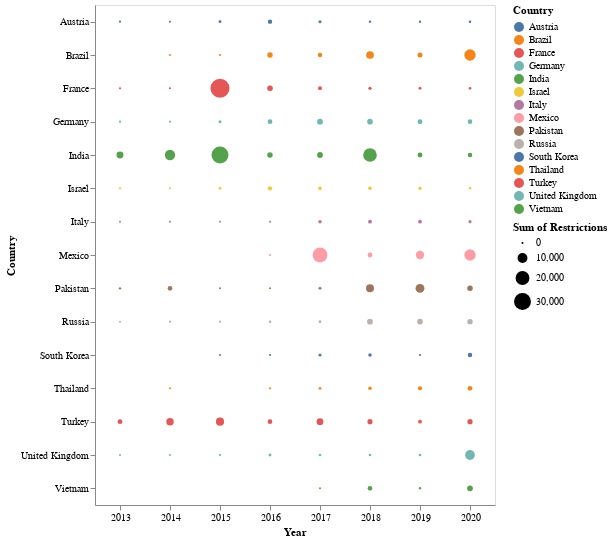

Notebook cell for this chart:
### Code cell
# If you are working in a notebook environment,
# the chart is only displayed if the last line of the cell evaluates to a chart object


chart= alt.Chart(top15, width=400, height=500).mark_circle().encode(
    x='Year',
    y='Country',
    size='sum(Restrictions)',
    color='Country'
).interactive().configure_axisX(labelAngle=0)

chart

### Figure 1 — Vega-Lite specification as saved in the notebook (floating-point values rounded to 4 significant figures; data arrays with more than 128 entries replaced by an {"elided": "..."} marker saying what was removed)
{"config": {"view": {"continuousWidth": 400, "continuousHeight": 300}, "axisX": {"labelAngle": 0}}, "data": {"name": "data-31b01dbddc63d42cd7afb1da4f10ef39"}, "mark": "circle", "encoding": {"color": {"type": "nominal", "field": "Country"}, "size": {"type": "quantitative", "aggregate": "sum", "field": "Restrictions"}, "x": {"type": "nominal", "field": "Year"}, "y": {"type": "nominal", "field": "Country"}}, "height": 500, "selection": {"selector001": {"type": "interval", "bind": "scales", "encodings": ["x", "y"]}}, "width": 400, "$schema": "https://vega.github.io/schema/vega-lite/v4.8.1.json", "datasets": {"data-31b01dbddc63d42cd7afb1da4f10ef39": {"elided": "200 records"}}}
